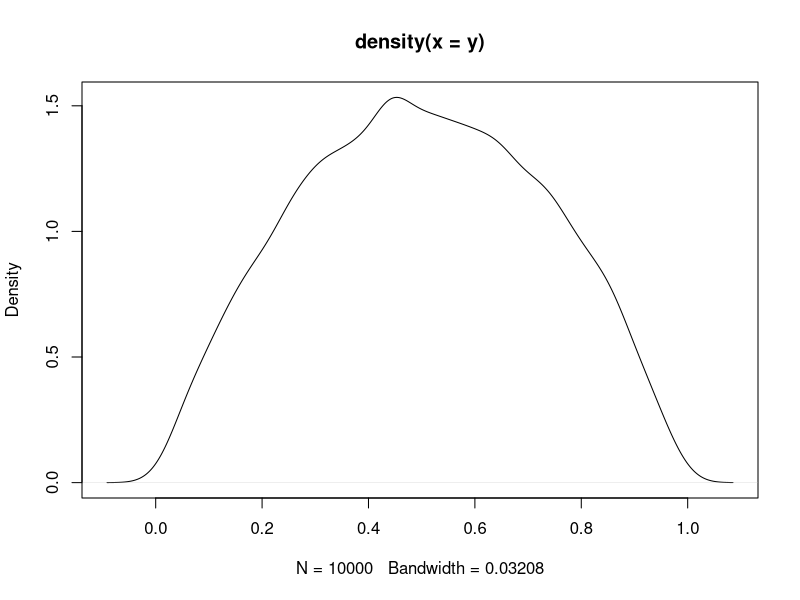
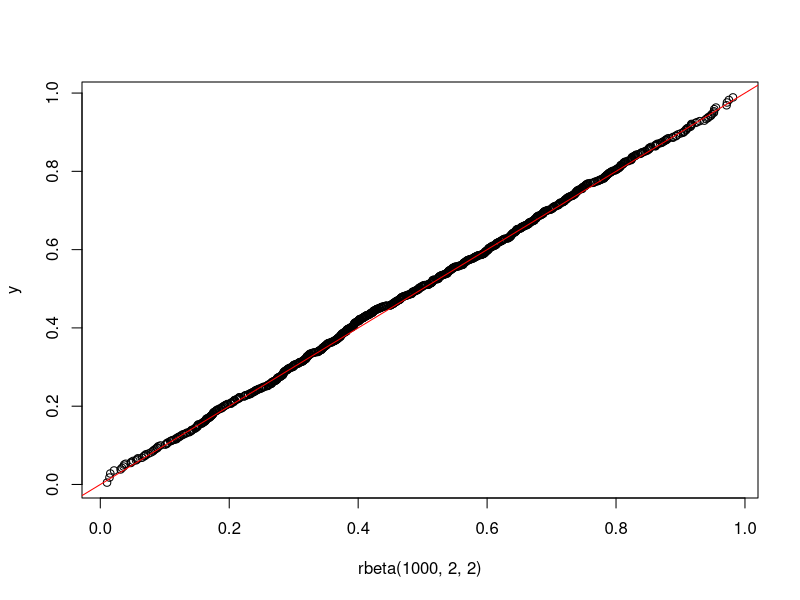
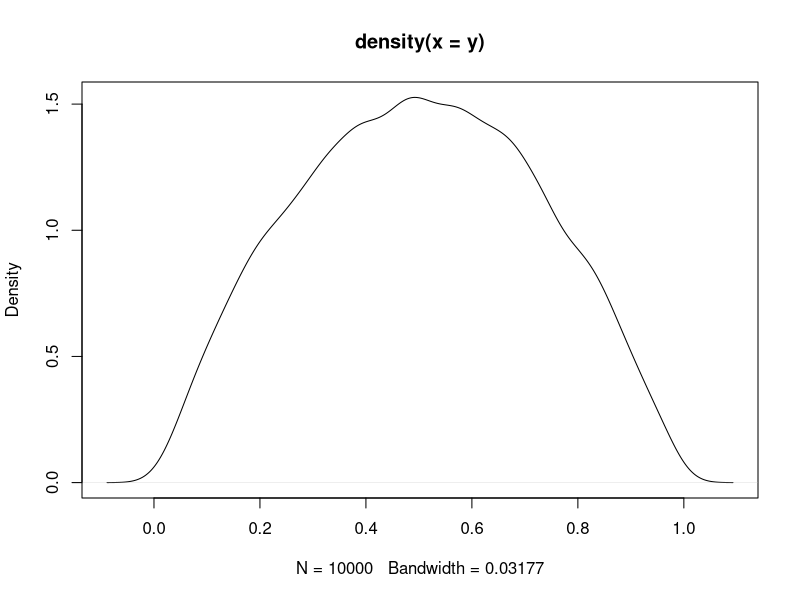
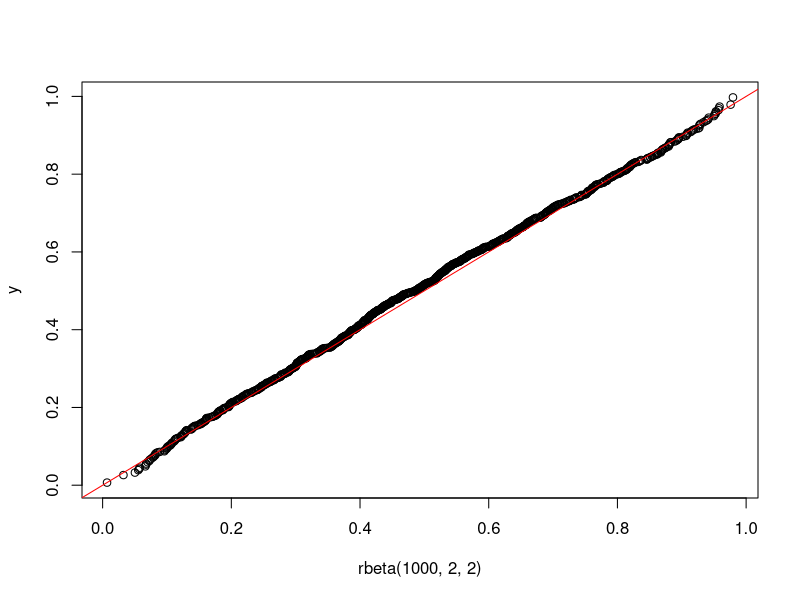

Recreate these plots in R, in order.
############
###########AR method
n <- 10000
counter <- 0
niter <- 0
y <- rep(NA,n)
while(counter < n){
  u <- runif(1)
  x <- runif(1) ### random variable from g
  niter <- niter + 1
  if(u < x*(1-x)){
    counter <- counter+1
    y[counter] <- x
  }
}

plot(density(y))
qqplot(rbeta(1000,2,2), y)
abline(0,1, col = 'red')
niter ### approx 60000
########################
###### the above sup(f(x)/g(x)) = 3/2 while it didn't use 3/2, it use 6 instead
n <- 10000
counter <- 0
niter <- 0
y <- rep(NA,n)
while(counter < n){
  u <- runif(1)
  x <- runif(1) ### random variable from g
  niter <- niter + 1
  if(u < x*(1-x)*4){
    counter <- counter+1
    y[counter] <- x
  }
}

plot(density(y))
qqplot(rbeta(1000,2,2), y)
abline(0,1, col = 'red')
niter # aprox 15000
## iterations become much less, decreased to its 1/4

exp(0.5)*(1+0.25)^(-2.5)
